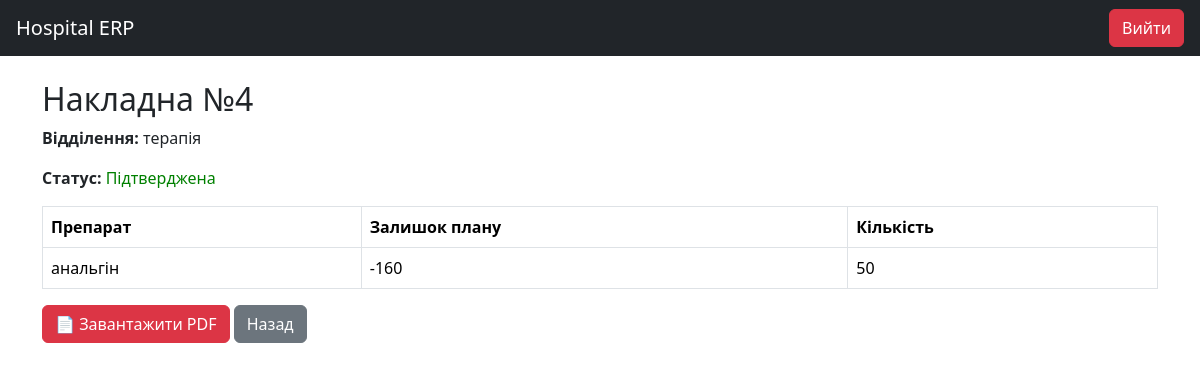
/reservation/4 (signed in), run on the app's committed database.
### tables this page shows
CREATE TABLE reservations(
        id INTEGER PRIMARY KEY AUTOINCREMENT,
        department TEXT,
        status TEXT,
        created TEXT
    );

CREATE TABLE reservation_items(
        id INTEGER PRIMARY KEY AUTOINCREMENT,
        reservation_id INTEGER,
        medicine_id INTEGER,
        quantity INTEGER
    );

CREATE TABLE medicines(
        id INTEGER PRIMARY KEY AUTOINCREMENT,
        name TEXT
    , form TEXT);

### app.py (the view)
@app.route("/reservation/<int:res_id>")
def reservation_detail(res_id):
    if session.get("role") != "warehouse":
        return redirect("/")
    reservation = query(
        "SELECT * FROM reservations WHERE id=?",
        (res_id,),
        one=True
    )
    items = query("""
    SELECT
        ri.id,
        ri.quantity,
        m.name,
        m.id AS medicine_id,

        IFNULL(
        (
            IFNULL(
                (
                    SELECT plan
                    FROM department_plan dp
                    WHERE dp.medicine_id = m.id
                    AND dp.department = (
                        SELECT department FROM reservations WHERE id=?
                    )
                    AND dp.year = strftime('%Y','now')
                ),0
            )
            -
            IFNULL(
                (
                    SELECT SUM(ri2.quantity)
                    FROM reservation_items ri2
                    JOIN reservations r2 ON ri2.reservation_id = r2.id
                    WHERE ri2.medicine_id = m.id
                    AND r2.department = (
                        SELECT department FROM reservations WHERE id=?
                    )
                    AND r2.status = 'confirmed'
                ),0
            )
        ),0) AS plan

    FROM reservation_items ri
    JOIN medicines m ON ri.medicine_id = m.id

    WHERE ri.reservation_id = ?
    """, (res_id, res_id, res_id))
    medicines = query("""
        SELECT m.id, m.name, IFNULL(SUM(b.quantity),0) as total
        FROM medicines m
        LEFT JOIN batches b ON m.id=b.medicine_id
        GROUP BY m.id
    """)
    return render_template(
        "reservation_detail.html",
        reservation=reservation,
        items=items,
        medicines=medicines
    )

### app.py (called while the page is built)
def query(q, args=(), one=False):
    conn = sqlite3.connect(DB)
    conn.row_factory = sqlite3.Row
    cur = conn.cursor()
    cur.execute(q, args)
    conn.commit()
    rv = cur.fetchall()
    conn.close()
    return (rv[0] if rv else None) if one else rv

### templates/reservation_detail.html (shortened to what this page needs)
{% extends "base.html" %}
{% block content %}
<h2>Накладна №{{ reservation.id }}</h2>
<p><strong>Відділення:</strong> {{ reservation.department }}</p>
<p><strong>Статус:</strong>
    {% if reservation.status == 'confirmed' %}
        <span style="color:green;">Підтверджена</span>
    {% else %}
        <span style="color:orange;">Очікує підтвердження</span>
    {% endif %}
</p>
<table class="table table-bordered">
    <thead style="background:#1f2933;color:white;">
        <tr>
            <th>Препарат</th>
            <th>Залишок плану</th>
            <th>Кількість</th>
        </tr>
    </thead>
    <tbody>
        {% for item in items %}
        <tr>
            <td>{{ item.name }}</td>
            <td>{{ item.plan }}</td>
            <td>{{ item.quantity }}</td>
        </tr>
        {% endfor %}
    </tbody>
</table>
{% if reservation.status == 'confirmed' %}
<a href="/reservation_pdf/{{ reservation.id }}"
   class="btn btn-danger">
    📄 Завантажити PDF
</a>
{% endif %}
<a href="/reservations" class="btn btn-secondary">
    Назад
</a>
{% endblock %}

### data on the page
reservations: id "4", department "терапія"
reservation_items: name "анальгін", plan "-160", quantity "50"
